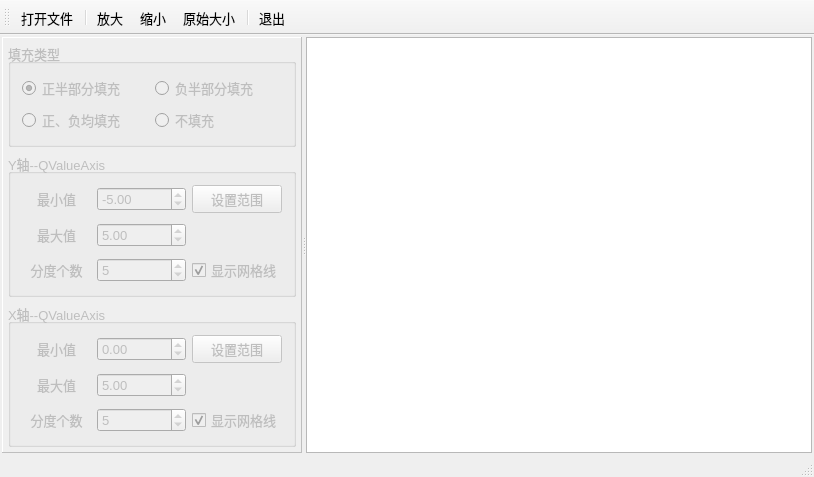
<?xml version="1.0" encoding="UTF-8"?>
<ui version="4.0">
 <class>MainWindow</class>
 <widget class="QMainWindow" name="MainWindow">
  <property name="geometry">
   <rect>
    <x>0</x>
    <y>0</y>
    <width>814</width>
    <height>473</height>
   </rect>
  </property>
  <property name="font">
   <font>
    <pointsize>10</pointsize>
   </font>
  </property>
  <property name="windowTitle">
   <string>面积填充图</string>
  </property>
  <widget class="QWidget" name="centralWidget">
   <layout class="QVBoxLayout" name="verticalLayout_3">
    <property name="leftMargin">
     <number>2</number>
    </property>
    <property name="topMargin">
     <number>2</number>
    </property>
    <property name="rightMargin">
     <number>2</number>
    </property>
    <property name="bottomMargin">
     <number>2</number>
    </property>
    <item>
     <widget class="QSplitter" name="splitter">
      <property name="orientation">
       <enum>Qt::Horizontal</enum>
      </property>
      <widget class="QFrame" name="frameSetup">
       <property name="enabled">
        <bool>false</bool>
       </property>
       <property name="maximumSize">
        <size>
         <width>300</width>
         <height>16777215</height>
        </size>
       </property>
       <property name="frameShape">
        <enum>QFrame::Panel</enum>
       </property>
       <property name="frameShadow">
        <enum>QFrame::Raised</enum>
       </property>
       <layout class="QVBoxLayout" name="verticalLayout_2">
        <property name="leftMargin">
         <number>5</number>
        </property>
        <property name="topMargin">
         <number>5</number>
        </property>
        <property name="rightMargin">
         <number>5</number>
        </property>
        <property name="bottomMargin">
         <number>5</number>
        </property>
        <item>
         <widget class="QGroupBox" name="groupBox">
          <property name="title">
           <string>填充类型</string>
          </property>
          <layout class="QGridLayout" name="gridLayout">
           <item row="0" column="0">
            <widget class="QRadioButton" name="radioFill_Pos">
             <property name="text">
              <string>正半部分填充</string>
             </property>
             <property name="checked">
              <bool>true</bool>
             </property>
            </widget>
           </item>
           <item row="0" column="1">
            <widget class="QRadioButton" name="radioFill_Neg">
             <property name="text">
              <string>负半部分填充</string>
             </property>
             <property name="checked">
              <bool>false</bool>
             </property>
            </widget>
           </item>
           <item row="1" column="0">
            <widget class="QRadioButton" name="radioFill_Both">
             <property name="text">
              <string>正、负均填充</string>
             </property>
             <property name="checked">
              <bool>false</bool>
             </property>
            </widget>
           </item>
           <item row="1" column="1">
            <widget class="QRadioButton" name="radioFill_None">
             <property name="text">
              <string>不填充</string>
             </property>
            </widget>
           </item>
          </layout>
         </widget>
        </item>
        <item>
         <widget class="QGroupBox" name="groupBox_3">
          <property name="title">
           <string>Y轴--QValueAxis</string>
          </property>
          <layout class="QGridLayout" name="gridLayout_3">
           <property name="verticalSpacing">
            <number>10</number>
           </property>
           <item row="0" column="0">
            <widget class="QLabel" name="label_5">
             <property name="text">
              <string>最小值</string>
             </property>
             <property name="alignment">
              <set>Qt::AlignCenter</set>
             </property>
            </widget>
           </item>
           <item row="0" column="1">
            <widget class="QDoubleSpinBox" name="spinY_Min">
             <property name="minimum">
              <double>-50000.000000000000000</double>
             </property>
             <property name="maximum">
              <double>50000.000000000000000</double>
             </property>
             <property name="value">
              <double>-5.000000000000000</double>
             </property>
            </widget>
           </item>
           <item row="0" column="2">
            <widget class="QPushButton" name="btnY_SetRange">
             <property name="text">
              <string>设置范围</string>
             </property>
            </widget>
           </item>
           <item row="1" column="0">
            <widget class="QLabel" name="label_6">
             <property name="text">
              <string>最大值</string>
             </property>
             <property name="alignment">
              <set>Qt::AlignCenter</set>
             </property>
            </widget>
           </item>
           <item row="1" column="1">
            <widget class="QDoubleSpinBox" name="spinY_Max">
             <property name="maximum">
              <double>1000000.000000000000000</double>
             </property>
             <property name="value">
              <double>5.000000000000000</double>
             </property>
            </widget>
           </item>
           <item row="2" column="0">
            <widget class="QLabel" name="label_3">
             <property name="text">
              <string>分度个数</string>
             </property>
             <property name="alignment">
              <set>Qt::AlignCenter</set>
             </property>
            </widget>
           </item>
           <item row="2" column="1">
            <widget class="QSpinBox" name="spinY_Ticks">
             <property name="minimum">
              <number>3</number>
             </property>
             <property name="maximum">
              <number>1000</number>
             </property>
             <property name="value">
              <number>5</number>
             </property>
             <property name="displayIntegerBase">
              <number>10</number>
             </property>
            </widget>
           </item>
           <item row="2" column="2">
            <widget class="QCheckBox" name="chkBoxY_GridLine">
             <property name="text">
              <string>显示网格线</string>
             </property>
             <property name="checked">
              <bool>true</bool>
             </property>
            </widget>
           </item>
          </layout>
         </widget>
        </item>
        <item>
         <widget class="QGroupBox" name="groupBox_4">
          <property name="title">
           <string>X轴--QValueAxis</string>
          </property>
          <layout class="QGridLayout" name="gridLayout_4">
           <property name="verticalSpacing">
            <number>10</number>
           </property>
           <item row="0" column="0">
            <widget class="QLabel" name="label_7">
             <property name="text">
              <string>最小值</string>
             </property>
             <property name="alignment">
              <set>Qt::AlignCenter</set>
             </property>
            </widget>
           </item>
           <item row="0" column="1">
            <widget class="QDoubleSpinBox" name="spinX_Min">
             <property name="minimum">
              <double>-50000.000000000000000</double>
             </property>
             <property name="maximum">
              <double>50000.000000000000000</double>
             </property>
             <property name="value">
              <double>0.000000000000000</double>
             </property>
            </widget>
           </item>
           <item row="0" column="2">
            <widget class="QPushButton" name="btnX_SetRange">
             <property name="text">
              <string>设置范围</string>
             </property>
            </widget>
           </item>
           <item row="1" column="0">
            <widget class="QLabel" name="label_8">
             <property name="text">
              <string>最大值</string>
             </property>
             <property name="alignment">
              <set>Qt::AlignCenter</set>
             </property>
            </widget>
           </item>
           <item row="1" column="1">
            <widget class="QDoubleSpinBox" name="spinX_Max">
             <property name="maximum">
              <double>1000000.000000000000000</double>
             </property>
             <property name="value">
              <double>5.000000000000000</double>
             </property>
            </widget>
           </item>
           <item row="2" column="0">
            <widget class="QLabel" name="label_4">
             <property name="text">
              <string>分度个数</string>
             </property>
             <property name="alignment">
              <set>Qt::AlignCenter</set>
             </property>
            </widget>
           </item>
           <item row="2" column="1">
            <widget class="QSpinBox" name="spinX_Ticks">
             <property name="minimum">
              <number>3</number>
             </property>
             <property name="maximum">
              <number>1000</number>
             </property>
             <property name="value">
              <number>5</number>
             </property>
             <property name="displayIntegerBase">
              <number>10</number>
             </property>
            </widget>
           </item>
           <item row="2" column="2">
            <widget class="QCheckBox" name="chkBoxX_GridLine">
             <property name="text">
              <string>显示网格线</string>
             </property>
             <property name="checked">
              <bool>true</bool>
             </property>
            </widget>
           </item>
          </layout>
         </widget>
        </item>
        <item>
         <spacer name="verticalSpacer">
          <property name="orientation">
           <enum>Qt::Vertical</enum>
          </property>
          <property name="sizeHint" stdset="0">
           <size>
            <width>20</width>
            <height>53</height>
           </size>
          </property>
         </spacer>
        </item>
       </layout>
      </widget>
      <widget class="QFrame" name="frame_chart">
       <layout class="QVBoxLayout" name="verticalLayout">
        <property name="leftMargin">
         <number>0</number>
        </property>
        <property name="topMargin">
         <number>0</number>
        </property>
        <property name="rightMargin">
         <number>0</number>
        </property>
        <property name="bottomMargin">
         <number>0</number>
        </property>
        <item>
         <widget class="QmyChartView" name="chartView"/>
        </item>
       </layout>
      </widget>
     </widget>
    </item>
   </layout>
  </widget>
  <widget class="QMenuBar" name="menuBar">
   <property name="geometry">
    <rect>
     <x>0</x>
     <y>0</y>
     <width>814</width>
     <height>23</height>
    </rect>
   </property>
  </widget>
  <widget class="QToolBar" name="mainToolBar">
   <property name="toolButtonStyle">
    <enum>Qt::ToolButtonTextBesideIcon</enum>
   </property>
   <attribute name="toolBarArea">
    <enum>TopToolBarArea</enum>
   </attribute>
   <attribute name="toolBarBreak">
    <bool>false</bool>
   </attribute>
   <addaction name="actOpen"/>
   <addaction name="separator"/>
   <addaction name="actZoomIn"/>
   <addaction name="actZoomOut"/>
   <addaction name="actZoomReset"/>
   <addaction name="separator"/>
   <addaction name="actQuit"/>
  </widget>
  <widget class="QStatusBar" name="statusBar"/>
  <action name="actZoomReset">
   <property name="icon">
    <iconset resource="res.qrc">
     <normaloff>:/icons/images/414.bmp</normaloff>:/icons/images/414.bmp</iconset>
   </property>
   <property name="text">
    <string>原始大小</string>
   </property>
   <property name="toolTip">
    <string>原始大小</string>
   </property>
  </action>
  <action name="actQuit">
   <property name="icon">
    <iconset resource="res.qrc">
     <normaloff>:/icons/images/132.bmp</normaloff>:/icons/images/132.bmp</iconset>
   </property>
   <property name="text">
    <string>退出</string>
   </property>
   <property name="toolTip">
    <string>退出</string>
   </property>
  </action>
  <action name="actZoomIn">
   <property name="icon">
    <iconset resource="res.qrc">
     <normaloff>:/icons/images/418.bmp</normaloff>:/icons/images/418.bmp</iconset>
   </property>
   <property name="text">
    <string>放大</string>
   </property>
   <property name="toolTip">
    <string>放大</string>
   </property>
  </action>
  <action name="actZoomOut">
   <property name="icon">
    <iconset resource="res.qrc">
     <normaloff>:/icons/images/416.bmp</normaloff>:/icons/images/416.bmp</iconset>
   </property>
   <property name="text">
    <string>缩小</string>
   </property>
   <property name="toolTip">
    <string>缩小</string>
   </property>
  </action>
  <action name="actOpen">
   <property name="icon">
    <iconset resource="res.qrc">
     <normaloff>:/icons/images/001.GIF</normaloff>:/icons/images/001.GIF</iconset>
   </property>
   <property name="text">
    <string>打开文件</string>
   </property>
   <property name="toolTip">
    <string>打开数据文件</string>
   </property>
  </action>
 </widget>
 <layoutdefault spacing="6" margin="11"/>
 <customwidgets>
  <customwidget>
   <class>QmyChartView</class>
   <extends>QGraphicsView</extends>
   <header location="global">myChartView</header>
  </customwidget>
 </customwidgets>
 <tabstops>
  <tabstop>radioFill_Pos</tabstop>
  <tabstop>radioFill_Neg</tabstop>
  <tabstop>radioFill_Both</tabstop>
  <tabstop>radioFill_None</tabstop>
  <tabstop>spinY_Min</tabstop>
  <tabstop>spinY_Max</tabstop>
  <tabstop>btnY_SetRange</tabstop>
  <tabstop>spinY_Ticks</tabstop>
  <tabstop>chkBoxY_GridLine</tabstop>
  <tabstop>spinX_Min</tabstop>
  <tabstop>spinX_Max</tabstop>
  <tabstop>btnX_SetRange</tabstop>
  <tabstop>spinX_Ticks</tabstop>
  <tabstop>chkBoxX_GridLine</tabstop>
 </tabstops>
 <resources>
  <include location="res.qrc"/>
 </resources>
 <connections>
  <connection>
   <sender>actQuit</sender>
   <signal>triggered()</signal>
   <receiver>MainWindow</receiver>
   <slot>close()</slot>
   <hints>
    <hint type="sourcelabel">
     <x>-1</x>
     <y>-1</y>
    </hint>
    <hint type="destinationlabel">
     <x>339</x>
     <y>206</y>
    </hint>
   </hints>
  </connection>
 </connections>
</ui>
